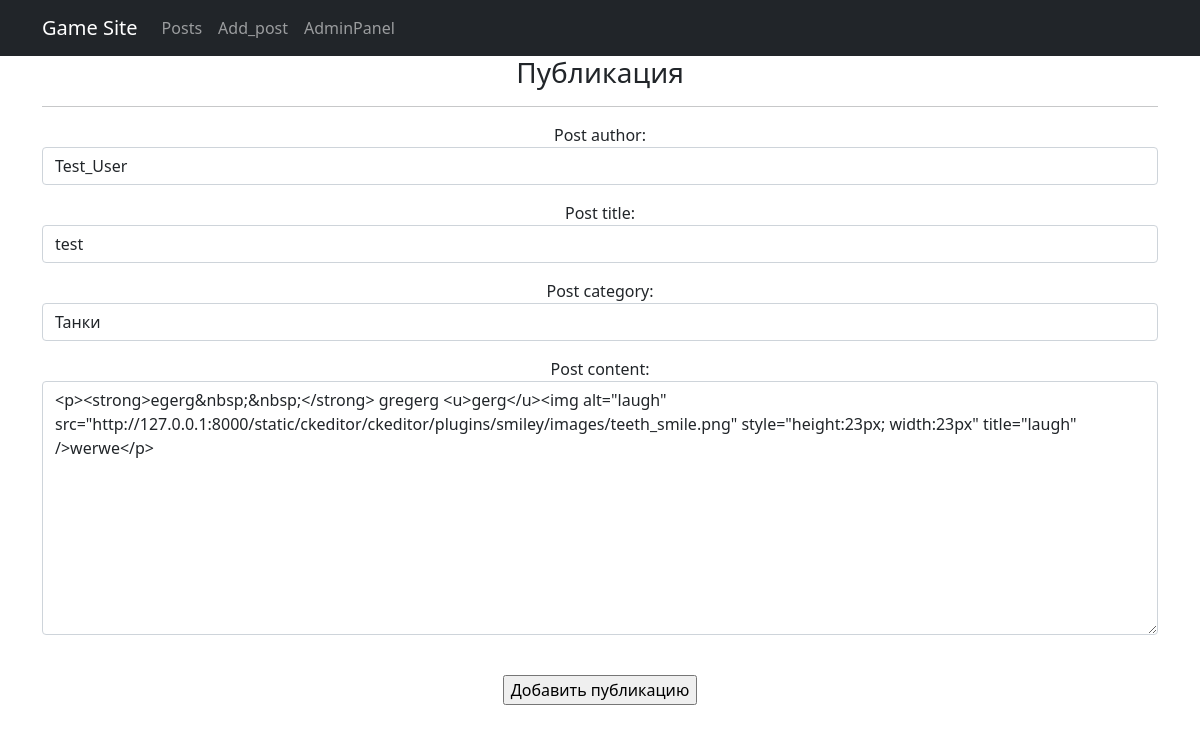
The app's page /ads/add_post/1 with its own data.
### ads/models.py (models this page shows, shortened)
class Post(models.Model):
    post_author = models.ForeignKey(User, on_delete=models.CASCADE)
    post_title = models.CharField(max_length=64, unique=True)
    post_category = models.ForeignKey(Category, on_delete=models.CASCADE)
    post_content = RichTextUploadingField(blank=True, null=True)

### ads/views.py (the view)
# urls.py: path('add_post/<int:pk>', PostUpdateView.as_view(), name='post_update'),
class PostUpdateView(UpdateView):
    template_name = 'ads/add_post.html'
    form_class = PostForm
    def get_object(self, **kwargs):
        id = self.kwargs.get('pk')
        return Post.objects.get(pk=id)

### ads/forms.py
class PostForm(forms.ModelForm):
    class Meta:
        model = Post
        fields = ('post_author', 'post_title', 'post_category', 'post_content')
        widgets = {
            'post_author': forms.Select(attrs={'class': 'form-control'}),
            'post_title': forms.TextInput(attrs={'class': 'form-control'}),
            'post_category': forms.Select(attrs={'class': 'form-control'}),
            'post_content': forms.Textarea(attrs={'class': 'form-control'}),
        }

### ads/models.py (called while the page is built)
    def __str__(self):
        return self.user_name

    def __str__(self):
        return self.category_name

### templates/ads/add_post.html (shortened to what this page needs)
{% extends 'index.html' %}
{% load i18n %}
{% block content %}
<h3>Публикация</h3>
<hr>
<div class="form-group">
    <form method="POST">
        {{ form.as_p }}
        <br>
        <p align="center">
            <input type="submit" value="Добавить публикацию">
        </p>
    </form>
</div>
<br>
{% endblock content %}

### templates/index.html (shortened to what this page needs)
<!DOCTYPE html>
<html lang="en">
    <head>
        {% load static %}
        <link href="{% static 'css/styles.css'%}" rel="stylesheet" />
    </head>
    <body>
        <nav class="navbar navbar-expand-lg navbar-dark bg-dark static-top">
            <div class="container">
                <a class="navbar-brand" href="#">Game Site</a>
                <div class="collapse navbar-collapse" id="navbarResponsive">
                    <ul class="navbar-nav ml-auto">
                        <li class="nav-item">
                            <a class="nav-link" href="/ads/">Posts</a>
                        </li>
                        <li class="nav-item">
                            <a class="nav-link" href="add_post/">Add_post</a>
                        </li>
                        <li class="nav-item">
                            <a class="nav-link" href="http://127.0.0.1:8000/admin">AdminPanel</a>
                        </li>
                    </ul>
                </div>
            </div>
        </nav>
        <div class="container">
            <div class="row">
                <div class="col-lg-12 text-center">
                    {% block content %}{% endblock content %}
                </div>
            </div>
        </div>
    </body>
</html>

### records on screen
Post: post_author "Test_User", post_title "test", post_category "Танки", post_content "<p><strong>egerg&nbsp;&nbsp;</strong> gregerg <u>gerg</u><img alt=\"laugh\" src=\"http://127.0.0.1:8000/static/ckeditor/ckeditor/plugins/smiley/images/teeth_smile.png\" style=\"height:23px; width:23px\" title=\"laugh\" />werwe</p>"
